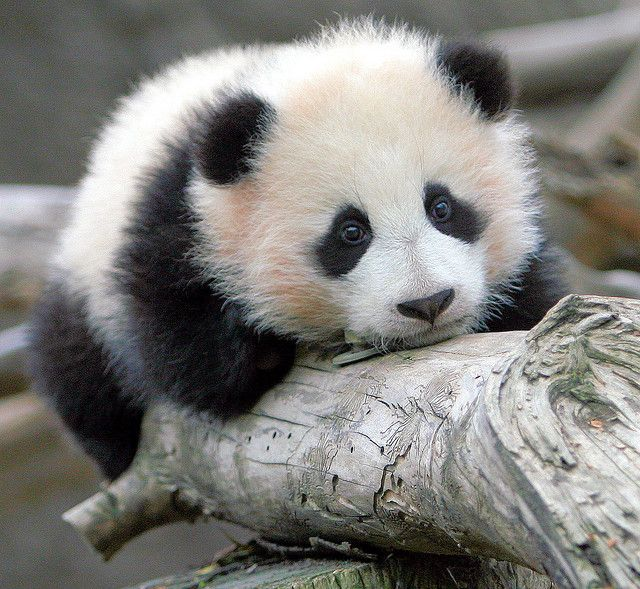
#> input picture lab2/panda.jpg, 640 x 589 px
$ jupyter execute practice1.ipynb
#> lines starting #> are read from the running program, lines starting #| are printed output that depends on the picture
[cell 1]
import pandas as pd
import numpy as np

[cell 2]
data1 = {
    "Name": ["Alice", "Bob", np.nan, "David"],
    "Age": [25, np.nan, 22, 28],
    "City": ["Colombo", "Kandy", "Galle", np.nan],
}
df1 = pd.DataFrame(data1)
df1

[cell 3]
df1.isnull()

[cell 4]
df1_filled=df1.fillna({
    "Name" : "Unknown",
    "Age" : df1["Age"].mean(),
    "City" : "Unknown"
})
df1_filled

[cell 5]
df1.dropna()

[cell 6]
data2 = {
'ID': [1, 2, 3, 3, 4, 5, 5],
'Name': ['A', 'B', 'C', 'C', 'D', 'E', 'E']
}
df2 = pd.DataFrame(data2)
df2

[cell 7]
df2.duplicated()

[cell 8]
df2.drop_duplicates()

[cell 9]
data3 = {
'ID': ['101', '102', '103'],
'JoinDate': ['2022-01-10', '2022-02-15',
'2022-03-01'],
'Salary': ['50000', '60000', '70000']
}

df3 = pd.DataFrame(data3)
df3

[cell 10]
df3.dtypes

[cell 11]
df3["ID"] = df3["ID"].astype(int)
df3["JoinDate"] = pd.to_datetime(df3["JoinDate"])
df3["Salary"] = df3["Salary"].astype(float)

df3.dtypes

[cell 12]
data4 = {"Product": [" Apple ", "BaNaNa", " Cherry", "DaTE "]}
df4 = pd.DataFrame(data4)
print(df4)

[cell 13]
df4["Product"] = df4["Product"].str.strip()
print(df4)

[cell 14]
df4["Product"] = df4["Product"].str.lower()
print(df4)

[cell 15]
data5 = {
'Score': [55, 60, 62, 90, 95, 200, 58, 59, 210]
}
df5 = pd.DataFrame(data5)
df5

[cell 16]
df5['Score']>100

[cell 17]
df5[df5['Score']>100]

[cell 18]
mean_score = df5[df5["Score"]<=100]["Score"].mean()
mean_score

[cell 19]
df5["Score"] = df5["Score"].apply(lambda x:mean_score if x > 100 else x)
df5

# Part B

[cell 20]
from PIL import Image
import matplotlib.pyplot as plt

[cell 21]
image = Image.open("panda.jpg")
#> image is the input picture: PIL image 640x589 RGB; mean R, G, B 128.9, 127.7, 123.9
plt.imshow(image)
plt.axis(False)
plt.show()

[cell 22]
gray_image = image.convert("L")
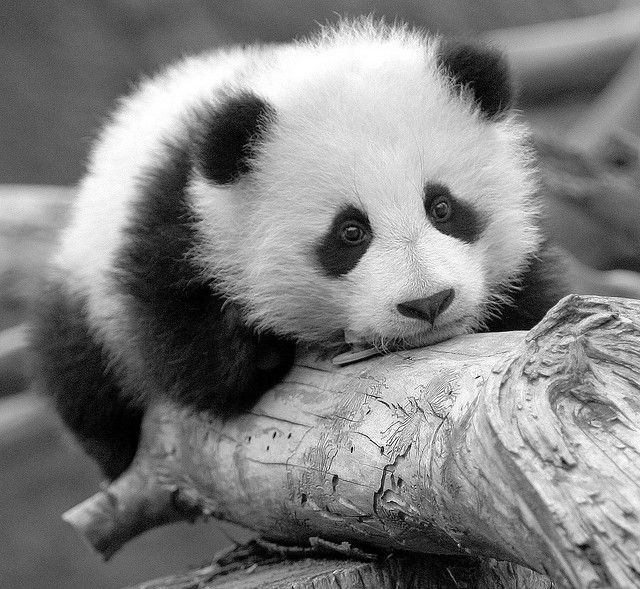
#> gray_image: PIL image 640x589 L; min 0, max 255, mean 127.6
